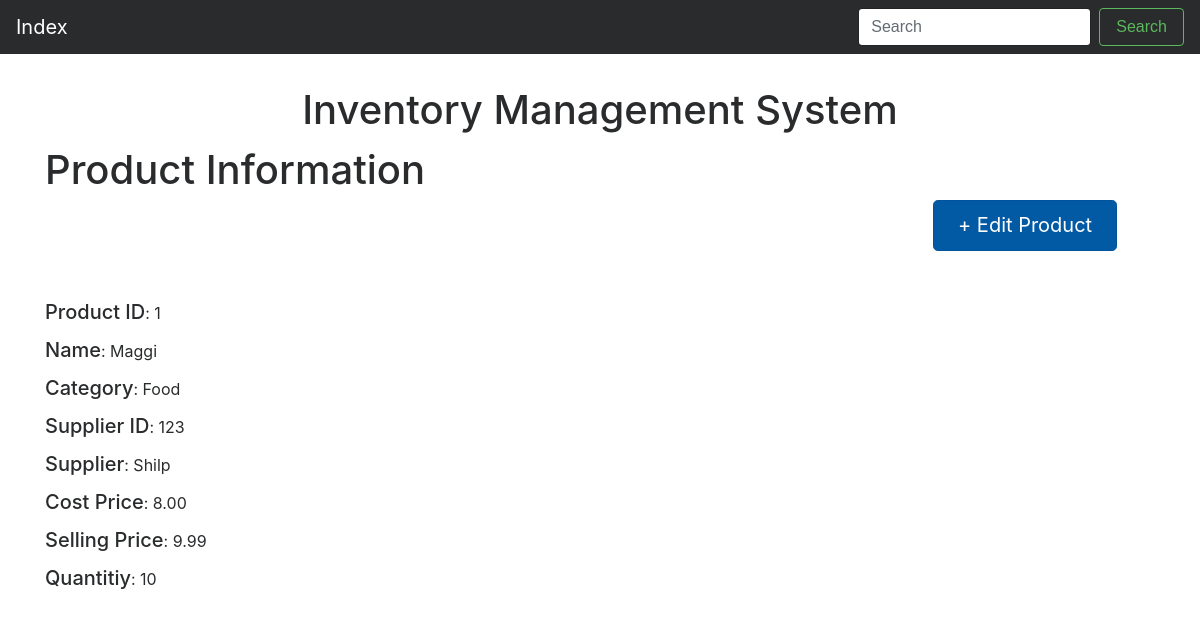
/business/1/, run on the app's committed database.
### business/models.py (models this page shows)
class Stock(models.Model):
    name=models.CharField(max_length=100)
    ptype=models.CharField(max_length=100)
    dealer_name=models.CharField(max_length=200)
    dealer_id=models.PositiveIntegerField()
    quantity=models.PositiveIntegerField()
    cost_price=models.DecimalField(max_digits=13,decimal_places=2)
    selling_price=models.DecimalField(max_digits=13,decimal_places=2)

### business/views.py (the view)
# urls.py: path('<int:pk>/', views.details,name="details"),
def details(request, pk):
    product = get_object_or_404(Stock, pk=pk)
    return render(request, 'business/detail.html', {'product': product})

### business/templates/business/detail.html
{% extends 'business/base.html' %}
{% block content %}
    <h1>Product Information</h1>
        <div class="buttion_place">
            <a href="{% url 'business:edit' product.pk %}" class="btn btn-primary btn-lg active" role="button" aria-pressed="true"> + Edit Product</a>
        </div>
        <label><h5>Product ID</h5></label>:  {{ product.pk }} <br>
       <label><h5>Name</h5></label>:  {{ product.name }} <br>
       <label><h5>Category</h5></label>: {{ product.ptype }}<br>
       <label><h5>Supplier ID</h5></label>: {{ product.dealer_id }}<br>
       <label><h5>Supplier</h5></label>: {{ product.dealer_name }}<br>
       <label><h5>Cost Price</h5></label>: {{ product.cost_price }}<br>
       <label><h5>Selling Price</h5></label>: {{ product.selling_price }}<br>
       <label><h5>Quantitiy</h5></label>: {{ product.quantity }}<br>
{% endblock %}

### business/static/inventory/css/style.css (style rules this page uses)
body { padding-top: 5rem; }
.buttion_place { padding-left: 80%; padding-bottom: 50px; }

### data on the page
Stock: pk "1", name "Maggi", ptype "Food", dealer_id "123", dealer_name "Shilp", cost_price "8.00", selling_price "9.99", quantity "10"
